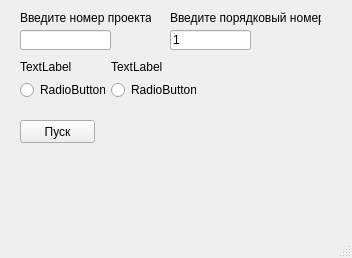
<?xml version="1.0" encoding="UTF-8"?>
<ui version="4.0">
 <class>MainWindow</class>
 <widget class="QMainWindow" name="MainWindow">
  <property name="geometry">
   <rect>
    <x>0</x>
    <y>0</y>
    <width>352</width>
    <height>258</height>
   </rect>
  </property>
  <property name="windowTitle">
   <string>MainWindow</string>
  </property>
  <widget class="QWidget" name="centralwidget">
   <widget class="QPushButton" name="pushButton">
    <property name="geometry">
     <rect>
      <x>20</x>
      <y>120</y>
      <width>75</width>
      <height>23</height>
     </rect>
    </property>
    <property name="text">
     <string>Пуск</string>
    </property>
   </widget>
   <widget class="QLineEdit" name="lineEdit">
    <property name="geometry">
     <rect>
      <x>20</x>
      <y>30</y>
      <width>91</width>
      <height>20</height>
     </rect>
    </property>
   </widget>
   <widget class="QLabel" name="label">
    <property name="geometry">
     <rect>
      <x>20</x>
      <y>10</y>
      <width>131</width>
      <height>16</height>
     </rect>
    </property>
    <property name="text">
     <string>Введите номер проекта</string>
    </property>
   </widget>
   <widget class="QWidget" name="layoutWidget">
    <property name="geometry">
     <rect>
      <x>20</x>
      <y>60</y>
      <width>176</width>
      <height>40</height>
     </rect>
    </property>
    <layout class="QHBoxLayout" name="horizontalLayout">
     <item>
      <layout class="QVBoxLayout" name="verticalLayout">
       <item>
        <widget class="QLabel" name="label_2">
         <property name="text">
          <string>TextLabel</string>
         </property>
        </widget>
       </item>
       <item>
        <widget class="QRadioButton" name="radioButton">
         <property name="text">
          <string>RadioButton</string>
         </property>
        </widget>
       </item>
      </layout>
     </item>
     <item>
      <layout class="QVBoxLayout" name="verticalLayout_2">
       <item>
        <widget class="QLabel" name="label_3">
         <property name="text">
          <string>TextLabel</string>
         </property>
        </widget>
       </item>
       <item>
        <widget class="QRadioButton" name="radioButton_2">
         <property name="text">
          <string>RadioButton</string>
         </property>
        </widget>
       </item>
      </layout>
     </item>
    </layout>
   </widget>
   <widget class="QLabel" name="label_4">
    <property name="geometry">
     <rect>
      <x>170</x>
      <y>10</y>
      <width>151</width>
      <height>16</height>
     </rect>
    </property>
    <property name="text">
     <string>Введите порядковый номер</string>
    </property>
   </widget>
   <widget class="QLineEdit" name="lineEdit_2">
    <property name="geometry">
     <rect>
      <x>170</x>
      <y>30</y>
      <width>81</width>
      <height>20</height>
     </rect>
    </property>
    <property name="text">
     <string>1</string>
    </property>
   </widget>
  </widget>
  <widget class="QMenuBar" name="menubar">
   <property name="geometry">
    <rect>
     <x>0</x>
     <y>0</y>
     <width>352</width>
     <height>21</height>
    </rect>
   </property>
  </widget>
  <widget class="QStatusBar" name="statusbar"/>
  <action name="action_4">
   <property name="text">
    <string>Открыть файл</string>
   </property>
  </action>
 </widget>
 <resources/>
 <connections/>
</ui>
